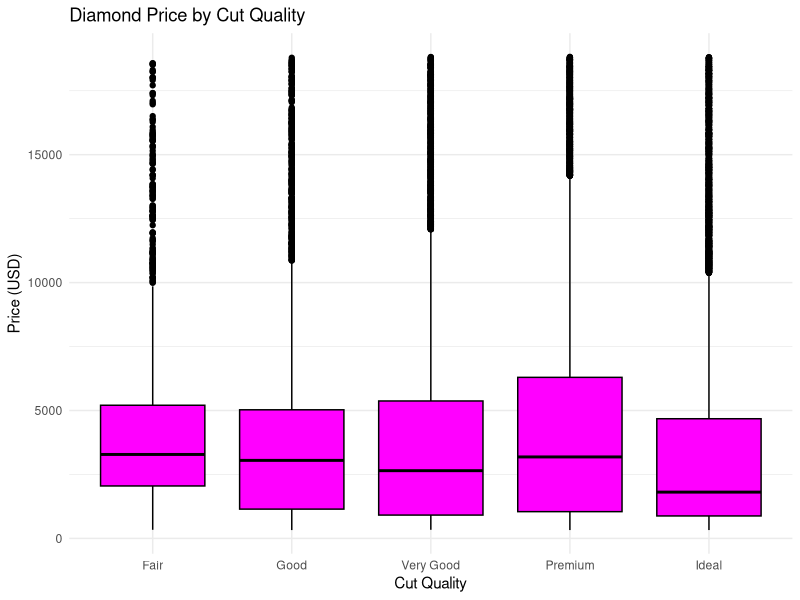

The R script that drew this image:
## ---- chunk 1
#Load necessary packages
library(ggplot2)

#Boxplot between Price and Cut
ggplot(data = diamonds, aes(x = cut, y = price)) +
  geom_boxplot(fill = "magenta", color = "black") +
  labs(
    title = "Diamond Price by Cut Quality",
    x = "Cut Quality",
    y = "Price (USD)"
  ) +
  theme_minimal()

#Added comments for Git commit
